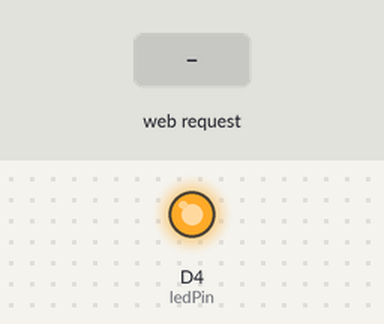
A sketch run on a simulated ESP8266 (NodeMCU). Shown: output pins drawn as LEDs (lit = HIGH). The inputs (shaded band) are chosen by the test bench. WiFi joins after 1.5 s; servers stay silent unless stated; what the sketch prints to the serial monitor is not drawn.

Above: at 2.7 s.
2.8 s: HTTP request GET /on received
At 3.9 s:
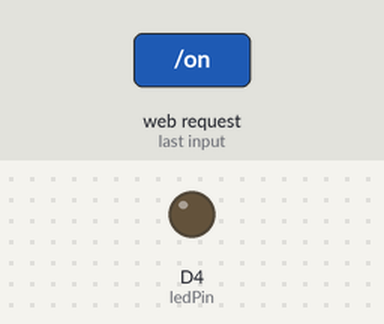
4.3 s: HTTP request GET /off received
At 5.0 s:
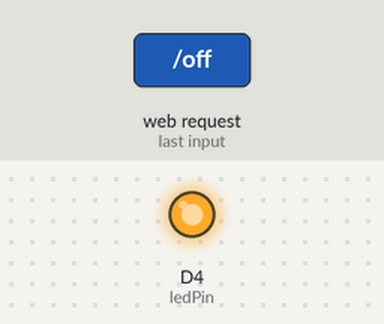
Timing chart, 0 to 7.3 s (numbered marks = the images above; inputs shaded):
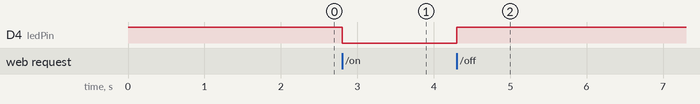

The sketch:

simple.ino
```cpp
#include <ESP8266WiFi.h>
#include <ESP8266WebServer.h>

const char* ssid = "Ваша_сеть";
const char* password = "Ваш_пароль";
const int ledPin = D4;

ESP8266WebServer server(80);

void setup() {
pinMode(ledPin, OUTPUT);
digitalWrite(ledPin, HIGH); // Выключаем светодиод

Serial.begin(115200);

// Подключение к Wi-Fi
WiFi.begin(ssid, password);
while (WiFi.status() != WL_CONNECTED) {
delay(500);
Serial.print(".");
}
Serial.println("");
Serial.print("Подключено к WiFi. IP-адрес: ");
Serial.println(WiFi.localIP());

// Настройка маршрутов для веб-сервера
server.on("/", handleRoot);
server.on("/on", handleOn);
server.on("/off", handleOff);

server.begin();
Serial.println("HTTP сервер запущен");
}

void loop() {
server.handleClient();
}

void handleRoot() {
String html = "<!DOCTYPE html><html><body>";
html += "<meta charset=\"UTF-8\">";
html += "<h1>Управление светодиодом ESP8266</h1>";
html += "<p><a href=\"/on\"><button>Выключить</button></a></p>";
html += "<p><a href=\"/off\"><button>Включить</button></a></p>";
html += "</body></html>";
server.send(200, "text/html; charset=utf-8", html);
}

void handleOn() {
digitalWrite(ledPin, LOW); // Включаем светодиод
server.sendHeader("Location", "/");
server.send(303);
}

void handleOff() {
digitalWrite(ledPin, HIGH); // Выключаем светодиод
server.sendHeader("Location", "/");
server.send(303);
}
```

Measured:
- after the input at 2.8 s, D4 (ledPin): HIGH → LOW at once
- after the input at 4.3 s, D4 (ledPin): LOW → HIGH at once
